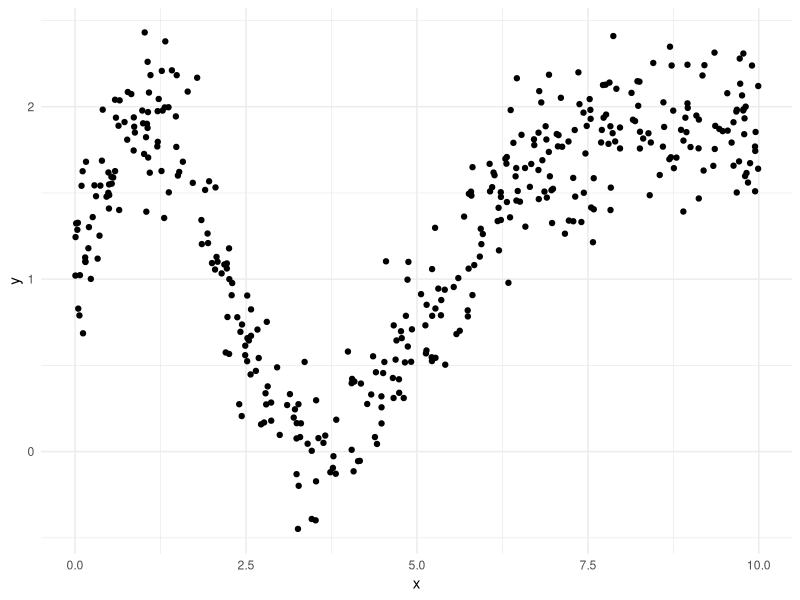
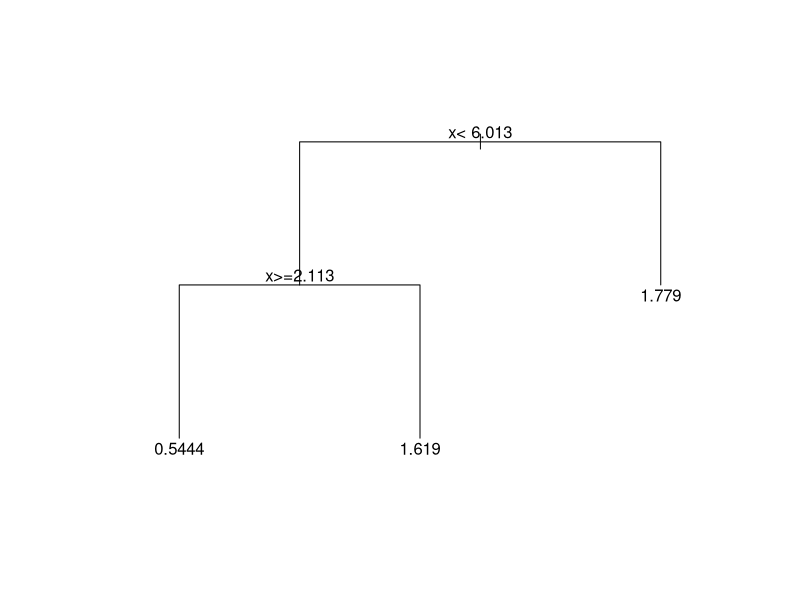
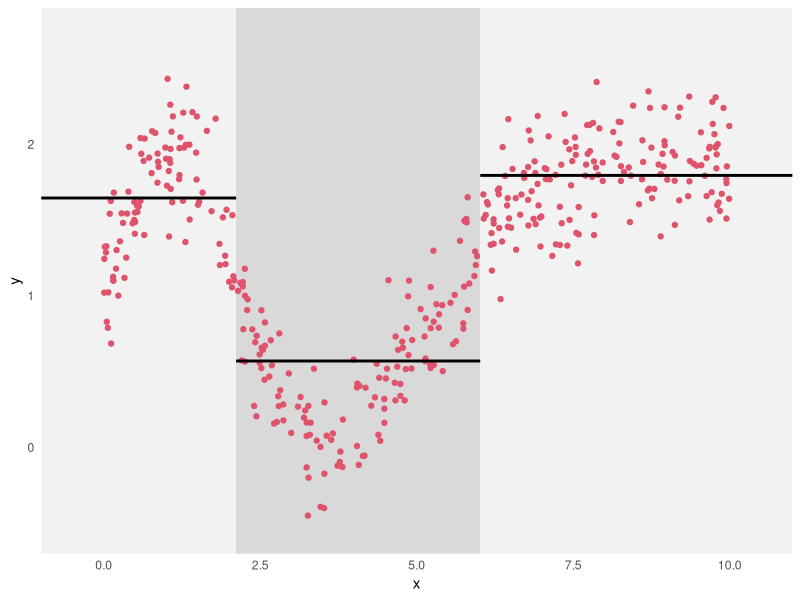

The R script that drew these images, in order: (Note: this script raises an error after producing the figures.)
## ---- chunk 1
library(tidyverse)
knitr::opts_chunk$set(echo = TRUE)
knitr::opts_chunk$set(fig.dim=c(4.8, 4.5), fig.retina=2, out.width="100%", comment="#>")
theme_set(theme_minimal())

wage.train <- read_csv("../data/wage-train.csv")
wage.test  <- read_csv("../data/wage-test.csv")
## ---- chunk 2
set.seed(2012)
x <- runif(400,0,10)
x <- sort(x)
y <- 1+ sin(1.5*x/(1+x^2/100)) + rnorm(400,sd=0.25)
toytree <- data.frame(x=x, y=y)
ggplot(toytree) +
  geom_point(mapping = aes(x=x, y=y))
## ---- chunk 3
library(rpart)
toy.rp <- rpart(y ~ x, cp=0.1, data=toytree)
toy_splits <- round(toy.rp$splits[,"index"],3)
## ---- chunk 4
plot(toy.rp,compress=TRUE,margin=0.15)
text(toy.rp,cex=1)
## ---- chunk 5
rect1 <- data.frame(x=c(-1,-1,toy_splits[2],toy_splits[2]), y=c(-0.7,2.9,2.9,-0.7), col=grey(0.95))
rect2 <- data.frame(x=c(toy_splits[2],toy_splits[2],toy_splits[1],toy_splits[1]), y=c(-0.7,2.9,2.9,-0.7), col=grey(0.85))
rect3 <- data.frame(x=c(toy_splits[1],toy_splits[1],11,11),y=c(-0.7,2.9,2.9,-0.7), col=grey(0.95))
rects <- bind_rows(lst(rect1, rect2, rect3), .id="rect")
segs <- bind_rows(lst(seg1 = data.frame(x = c(toy_splits[1],11), y = 1.794),
                      seg2 = data.frame(x = c(toy_splits[2], toy_splits[1]), y = 0.5704),
                      seg3 = data.frame(x = c(-1, toy_splits[2]), y = 1.645)), .id="seg")

ggplot(toytree) +
  geom_polygon(data = rects, mapping = aes(x=x, y=y, fill=col)) +
  scale_fill_identity() +
  geom_point(mapping = aes(x=x, y=y), col="#DF536B") +
  geom_line(data=segs, mapping = aes(x=x, y=y, group=seg), size=1) +
  scale_x_continuous(expand = c(0,0)) +
  scale_y_continuous(expand = c(0,0))
## ---- chunk 6

## ---- chunk 7
par(mar=c(0,0,0,0))
plot(wage.rp,
     compress = TRUE,
     margin = 0.1)
text(wage.rp)
## ---- chunk 8

## ---- chunk 9
wage.pred.rp <- 
  wage.test %>%
  bind_cols(
    .pred = predict(wage.rp, newdata=wage.test)
  )
wage.pred.rp %>%
  summarise(MSE =  mean((.pred - WAGE)^2))
## ---- chunk 10
ggplot(toytree) +
  geom_point(mapping = aes(x=x, y=y))
## ---- chunk 11
toy.rp.1 <- rpart(y ~ x, cp=0.1, data=toytree)
toy.rp.2 <- rpart(y ~ x, cp=0.01, data=toytree)
toy.rp.3 <- rpart(y ~ x, cp=0.000001, data=toytree, minsplit=3)
par(mar=c(3,1,1,1))
par(mfrow=c(3,2))
plot(toy.rp.1,compress=T,margin=0.1)
plot(x,y,col=2,pch=19)
lines(x,predict(toy.rp.1),lwd=2)
plot(toy.rp.2,compress=T,margin=0.1)
plot(x,y,col=2,pch=19)
lines(x,predict(toy.rp.2),lwd=2)
plot(toy.rp.3,compress=T,margin=0.1)
plot(x,y,col=2,pch=19)
lines(x,predict(toy.rp.3),lwd=2)
## ---- chunk 12
wage.rp.2 <- rpart(WAGE ~ .,
                   data=wage.train,
                   cp=0.1)

wage.rp.3 <- rpart(WAGE ~ .,
                   data=wage.train,
                   cp=0.001)
## ---- chunk 13
par(mfrow=c(2,1), mar=c(0,0,1,0))
plot(wage.rp.2,compress=T,margin=0.1)
text(wage.rp.2,cex=0.7)
title("cp=0.1")
plot(wage.rp.3,compress=T,margin=0.1)
text(wage.rp.3,cex=0.7)
title("cp=0.001")
## ---- chunk 14
wage.rp.pred <- wage.test %>%
  bind_cols(
    .pred1 = predict(wage.rp, newdata=wage.test),
    .pred2 = predict(wage.rp.2, newdata=wage.test),
    .pred3 = predict(wage.rp.3, newdata=wage.test)
  )
wage.rp.pred %>%
  summarise(MSE.1 = mean((.pred1 - WAGE)^2),
            MSE.2 = mean((.pred2 - WAGE)^2),
            MSE.3 = mean((.pred3 - WAGE)^2))
## ---- chunk 15

